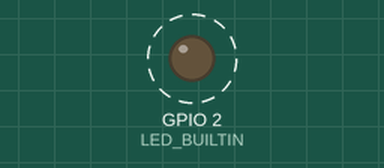
Bench run of a sketch on a simulated ESP8266 (NodeMCU). Parts: output pins drawn as LEDs (lit = HIGH, except the on-board LED, lit = LOW). Dashed ring = blinking. WiFi joins after 1.5 s; servers stay silent unless stated; uploads are accepted with an empty reply; what the sketch prints to the serial monitor is not drawn.

Above: at 1.7 s.
Timing chart, 0 to 4.5 s (numbered marks = the images above):
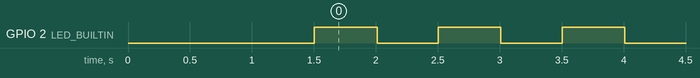

Measured:
- by itself, GPIO 2 (LED_BUILTIN): alternates HIGH for 0.50 s and LOW for 0.50 s

The sketch:

esp8266-ota-test.ino
```cpp
#include <ESP8266WiFi.h>
#include <ESP8266httpUpdate.h>
#include <WiFiClientSecure.h>

//const char* ssid = "GPV_Test";
//const char* password = "K@$per$kY";

const char* ssid = "POCO X3 NFC";
const char* password = "i2345678";

const char* githubUser = "Dilan-Supun";
const char* githubRepo = "esp8266-ota-test";
const char* assetName  = "esp8266-ota-test.ino.nodemcu.bin";
const String currentVersion = "1.0";

void setup() {
  Serial.begin(115200);
  pinMode(LED_BUILTIN, OUTPUT);

  WiFi.mode(WIFI_STA);
  WiFi.begin(ssid, password);

  Serial.print("Connecting WiFi");
  while (WiFi.status() != WL_CONNECTED) {
    delay(500);
    Serial.print(".");
  }

  Serial.println();
  Serial.println("WiFi connected: " + WiFi.localIP().toString());
  Serial.printf("Free heap: %u\n", ESP.getFreeHeap());
}

void loop() {
  digitalWrite(LED_BUILTIN, (millis() / 500) % 2);

  static unsigned long lastCheck = 0;
  if (lastCheck == 0 || millis() - lastCheck > 30000) {
    lastCheck = millis();
    checkForUpdate();
  }

  delay(10);
}

void checkForUpdate() {
  Serial.println("\n=== OTA CHECK ===");

  String latestVersion = fetchVersionFromGitHub();
  if (latestVersion.length() == 0) {
    Serial.println("Version fetch failed");
    Serial.println("=================");
    return;
  }

  latestVersion.trim();
  Serial.println("Current version : " + currentVersion);
  Serial.println("GitHub version  : " + latestVersion);

  if (latestVersion != currentVersion) {
    String fwUrl = "https://github.com/";
    fwUrl += githubUser;
    fwUrl += "/";
    fwUrl += githubRepo;
    fwUrl += "/releases/latest/download/";
    fwUrl += assetName;

    Serial.println("Updating from:");
    Serial.println(fwUrl);
    doFirmwareUpdate(fwUrl);
  } else {
    Serial.println("Up to date");
  }

  Serial.println("=================");
}

String fetchVersionFromGitHub() {
  WiFiClientSecure client;
  client.setInsecure();
  client.setTimeout(15000);

  const char* host = "raw.githubusercontent.com";
  const int httpsPort = 443;
  String path = "/";
  path += githubUser;
  path += "/";
  path += githubRepo;
  path += "/main/version.txt";

  Serial.print("Connecting to ");
  Serial.println(host);

  if (!client.connect(host, httpsPort)) {
    Serial.println("TLS connect failed");
    return "";
  }

  client.print(String("GET ") + path + " HTTP/1.1\r\n" +
               "Host: " + host + "\r\n" +
               "User-Agent: ESP8266-OTA\r\n" +
               "Connection: close\r\n\r\n");

  unsigned long start = millis();
  while (client.connected() && !client.available()) {
    if (millis() - start > 15000) {
      Serial.println("Timeout waiting response");
      client.stop();
      return "";
    }
    delay(10);
  }

  String headers = "";
  while (client.available()) {
    String line = client.readStringUntil('\n');
    if (line == "\r") {
      break;
    }
    headers += line;
  }

  Serial.println("Response headers:");
  Serial.println(headers);

  String body = "";
  while (client.available()) {
    body += client.readString();
  }

  client.stop();
  body.trim();
  return body;
}

void doFirmwareUpdate(const String& fwUrl) {
  WiFiClientSecure client;
  client.setInsecure();
  client.setTimeout(20000);

  t_httpUpdate_return ret = ESPhttpUpdate.update(client, fwUrl);

  switch (ret) {
    case HTTP_UPDATE_FAILED:
      Serial.printf("Update failed. Error (%d): %s\n",
                    ESPhttpUpdate.getLastError(),
                    ESPhttpUpdate.getLastErrorString().c_str());
      break;

    case HTTP_UPDATE_NO_UPDATES:
      Serial.println("No update available");
      break;

    case HTTP_UPDATE_OK:
      Serial.println("Update success, rebooting");
      break;
  }
}
```
